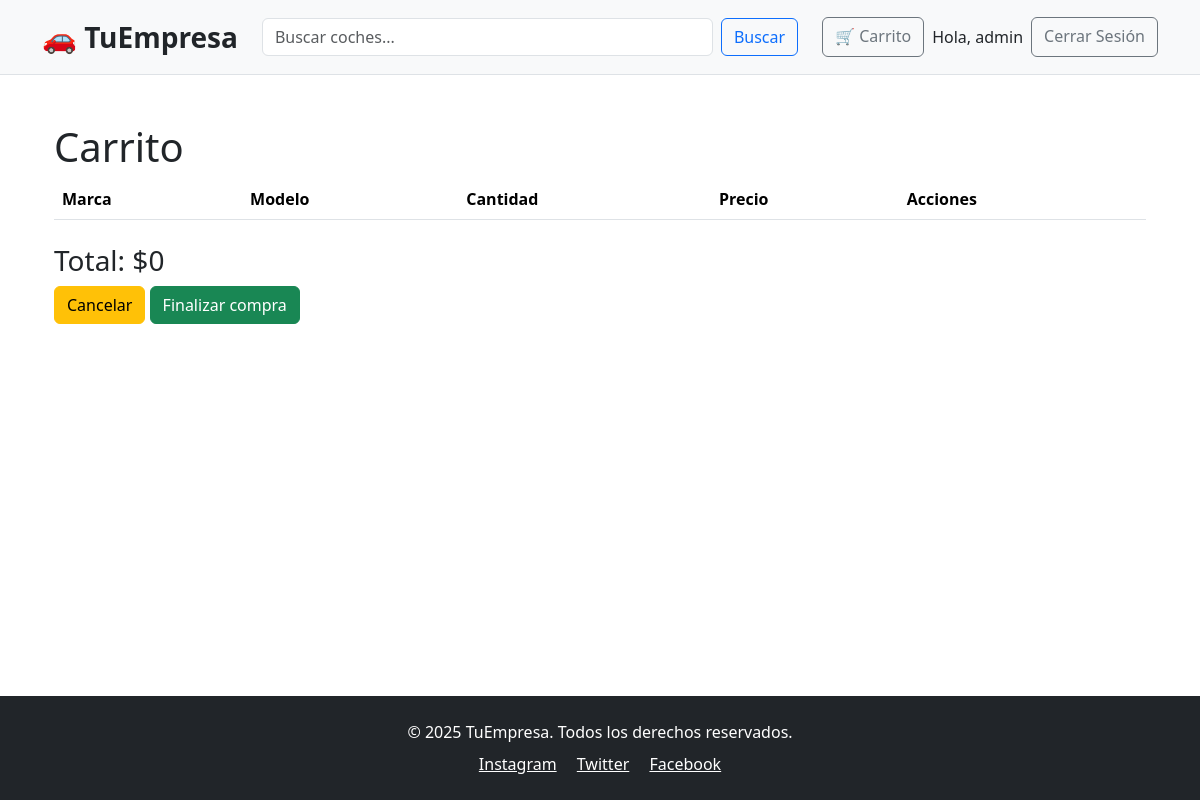
The app's page /carrito/ (signed in), older data.
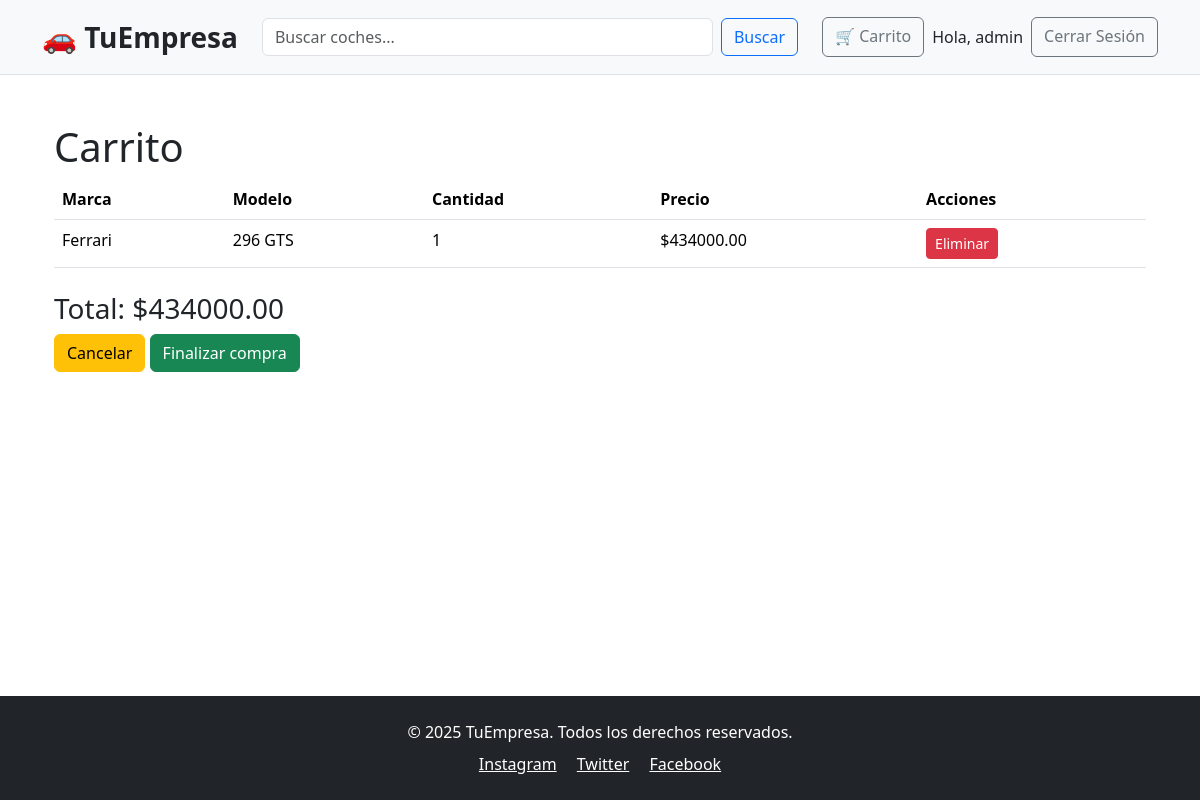
The same page, newer data.
### tienda/models.py (models this page shows, shortened)
class Carrito(models.Model):
    user = models.ForeignKey(User, on_delete=models.CASCADE)
    coche = models.ForeignKey(Coche, on_delete=models.CASCADE)
    cantidad = models.PositiveIntegerField(default=1)

class Coche(models.Model):
    OPCIONES_MARCA = [
        ('Ferrari', 'Ferrari'),
        ('Lamborghini', 'Lamborghini'),
        ('Pagani', 'Pagani'),
        ('McLaren', 'McLaren'),
        ('BMW', 'BMW'),
    ]
    marca = models.CharField(max_length=50, choices=OPCIONES_MARCA)  # Marca del coche
    modelo = models.CharField(max_length=100)  # Modelo del coche
    año = models.IntegerField()  # Año de fabricación
    precio = models.DecimalField(max_digits=10, decimal_places=2)  # Precio del coche
    pais = models.CharField(max_length=100)  # País de origen
    descripcion = models.TextField(blank=True, null=True)  # Descripción del coche
    imagen = models.ImageField(upload_to='coches/', blank=True, null=True)  # Imagen del coche
    cantidad_disponible = models.PositiveIntegerField(default=0)  # Cantidad disponible

### tienda/views.py (the view)
# urls.py: path('carrito/', views.view_cart, name='view_cart'),
def view_cart(request):
    if not request.user.is_authenticated:
        return redirect(f"{request.build_absolute_uri('/')}?show_login=true")
    carrito_items = Carrito.objects.filter(user=request.user)
    total = sum(item.coche.precio * item.cantidad for item in carrito_items)
    return render(request, 'carrito.html', {'carrito_items': carrito_items, 'total': total})

### tienda/templates/carrito.html
{% extends 'base.html' %}
{% block content %}
<div class="container my-4">
  <h1>Carrito</h1>
  <table class="table">
    <thead>
      <tr>
        <th>Marca</th>
        <th>Modelo</th>
        <th>Cantidad</th>
        <th>Precio</th>
        <th>Acciones</th>
      </tr>
    </thead>
    <tbody>
      {% for item in carrito_items %}
      <tr>
        <td>{{ item.coche.marca }}</td>
        <td>{{ item.coche.modelo }}</td>
        <td>{{ item.cantidad }}</td>
        <td>${{ item.coche.precio }}</td>
        <td>
          <a href="{% url 'remove_from_cart' item.coche.id %}" class="btn btn-danger btn-sm">Eliminar</a>
        </td>
      </tr>
      {% endfor %}
    </tbody>
  </table>
  <div class="mt-4">
    <h3>Total: ${{ total }}</h3>
    <a href="{% url 'cancel' %}" class="btn btn-warning">Cancelar</a>
    <a href="{% url 'checkout' %}" class="btn btn-success">Finalizar compra</a>
  </div>
</div>
{% endblock %}

Row changes from the older to the newer data that the page shows:
added Carrito: coche.marca "Ferrari", coche.modelo "296 GTS", cantidad "1", coche.precio "434000.00"
Text that changed along with them:
{{ total }}: "0" → "434000.00"
